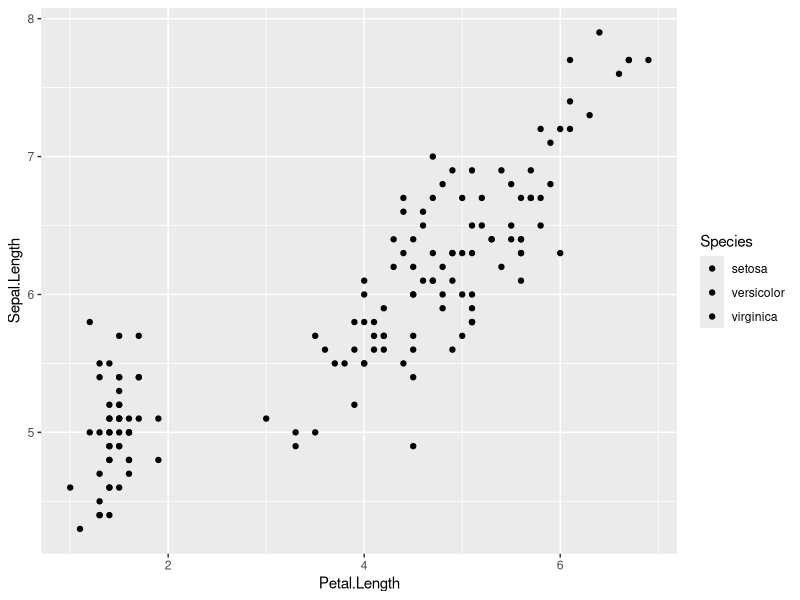
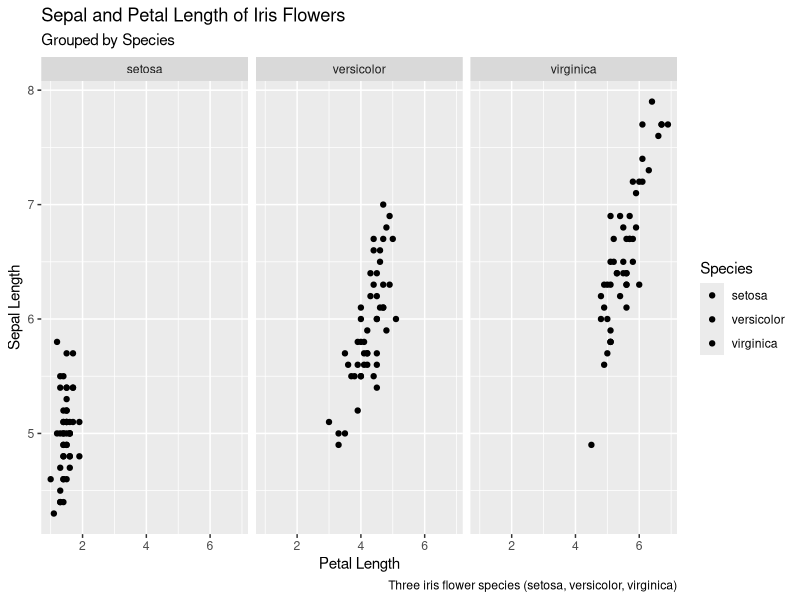
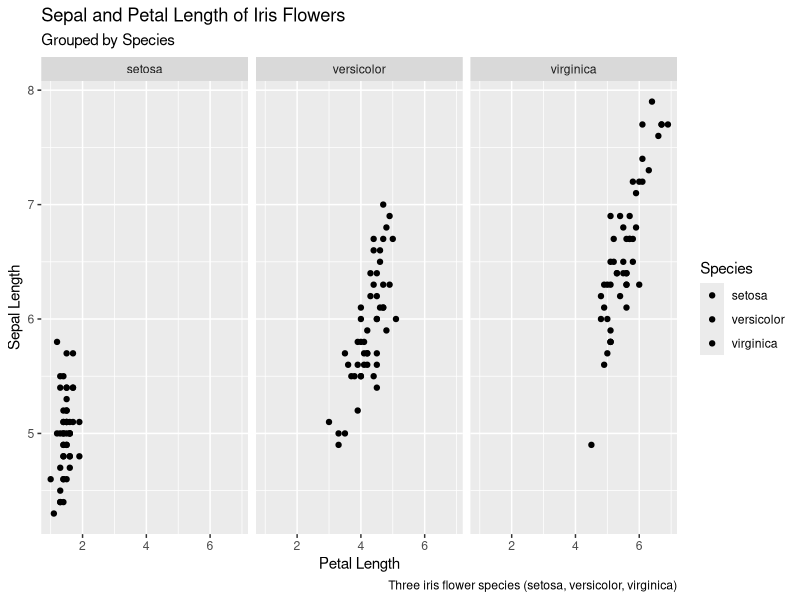
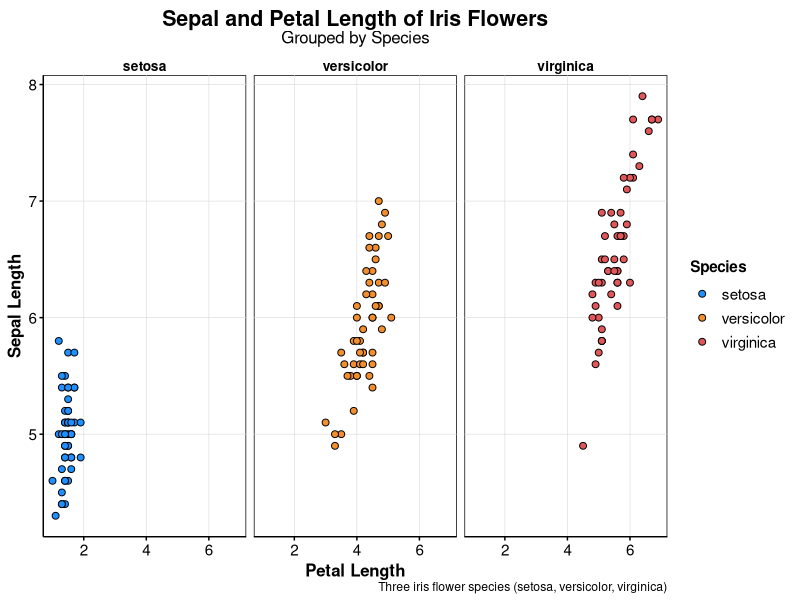
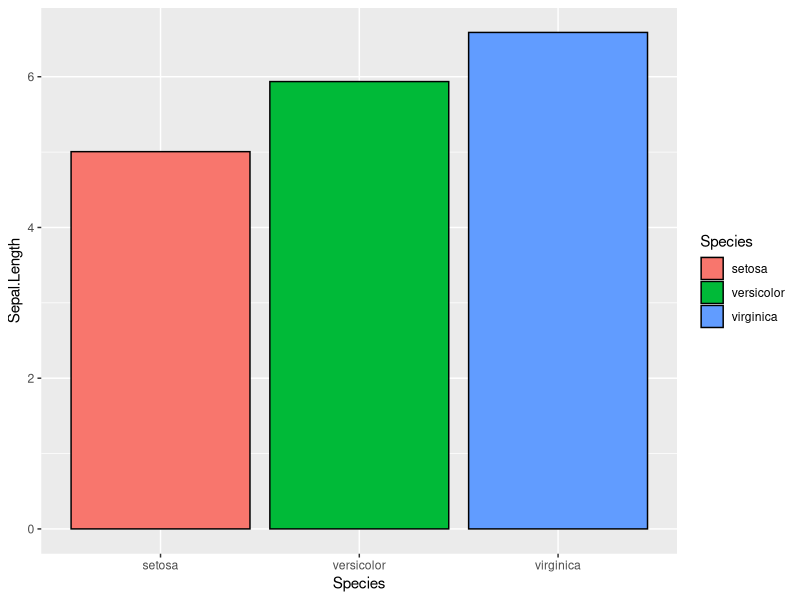
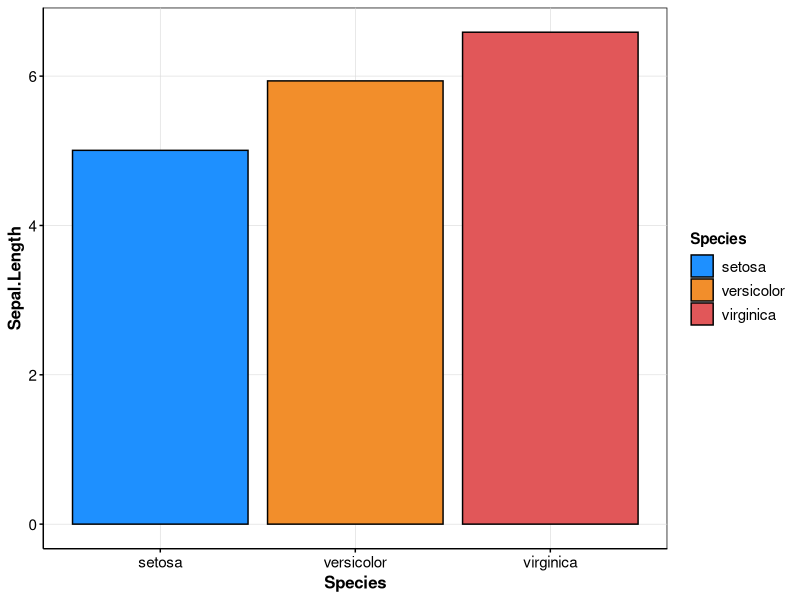

Write R code to recreate these figures, in order.
## ---- chunk 1
knitr::opts_chunk$set(echo = TRUE)
## ---- chunk 2
library(tidyverse)
library(kableExtra)

data("iris")

head(iris) %>%
  kbl() %>%
  kable_minimal()
  
## ---- chunk 3
iris %>%
  ggplot(aes(x = Petal.Length, y = Sepal.Length, fill = Species)) +
  geom_point()
## ---- chunk 4
p <- iris %>%
  ggplot(aes(x = Petal.Length, y = Sepal.Length, fill = Species)) +
  geom_point() +
  #geom_bar(stat = "summary", fun = "mean") +
  xlab("Petal Length") +
  ylab("Sepal Length") +
  labs(
    title = "Sepal and Petal Length of Iris Flowers",
    subtitle = "Grouped by Species",
    caption = "Three iris flower species (setosa, versicolor, virginica)"
      ) +
  facet_wrap(~ Species)

p
## ---- chunk 5
## Initial custom theme, identical to theme_minimal()
theme_zach <- function(base_size = 11, base_family = "sans") {
  
  ## Create custom color palette for ggplot
  custom_palette = c(
    "#1E90FF", "#F28E2B", "#E15759", "#76B7B2", "#59A14F",
    "#EDC949", "#AF7AA1", "#FF9DA7", "#9C755F", "#BAB0AC"
    )
  
  ## Update default shape, size, outline color, and outline thickness for geom_point
  update_geom_defaults("point", list(shape = 21, size = 2, colour = "black", stroke = 0.5))
  
  ## Update default outline color for geom_bar and geom_col
  update_geom_defaults("bar", list(colour = "black"))
  update_geom_defaults("col", list(colour = "black"))
  
  ## Create custom theme
  list(
    
    ## The %+replace% operator allows you to modify elements in themes
    theme_minimal(base_size = base_size, base_family = base_family) %+replace%
      theme(
        
        ## Figure:
        # Title
        plot.title = element_text(
          size = rel(1.4), face = "bold", hjust = 0.5
        ),
        
        # Subtitle
        plot.subtitle = element_text(
          size = rel(1.1), margin = margin(b = 10)
        ),
        
        # Caption
        plot.caption = element_text(
          size = rel(0.8), hjust = 1
        ),
        
        ## Axes
        # Title
        axis.title = element_text(
          size = rel(1.1), face = "bold"
        ),
        
        # Tick-text
        axis.text = element_text(
          size = rel(1.0)
        ),
        
        # Axis lines
        axis.line = element_line(color = "black"),
        
        # Tick lines
        axis.ticks = element_line(color = "black"),
        
        ## Panel:
        # Major gridlines
        panel.grid.major = element_line(color = "grey85", linewidth = 0.2),
        
        # Minor gridlines
        panel.grid.minor = element_blank(),
        
        # Figure background
        panel.background = element_rect(fill = "white", color = "black"),
        
        ## Legend:
        # Position
        legend.position = "right",
        
        # Direction
        legend.direction = "vertical",
        
        # Text
        legend.text = element_text(size = rel(1.0)),
        
        # Title
        legend.title = element_text(face = "bold"),
        
        # Remove background
        legend.background = element_blank(),
        
        ## Facet labels:
        # Remove background
        strip.background = element_rect(fill = "white", color = "NA"),
        
        # Text
        strip.text = element_text(
          size = rel(0.9), face = "bold", margin = margin(b = 2))
        ),
    
    ## Update colors with custom palette
    scale_fill_manual(values = custom_palette),
    
    scale_color_manual(values = custom_palette)
    
    )
  
}
## ---- chunk 6
## Original figure
p

## Figure with theme_zach
p + theme_zach()
## ---- chunk 7
## Simple bar plot
iris %>%
  ggplot(aes(x = Species, y = Sepal.Length, fill = Species)) +
  geom_bar(stat = "summary", fun = "mean")

## Simple barplot with theme_zach
iris %>%
  ggplot(aes(x = Species, y = Sepal.Length, fill = Species)) +
  geom_bar(stat = "summary", fun = "mean") +
  theme_zach()
